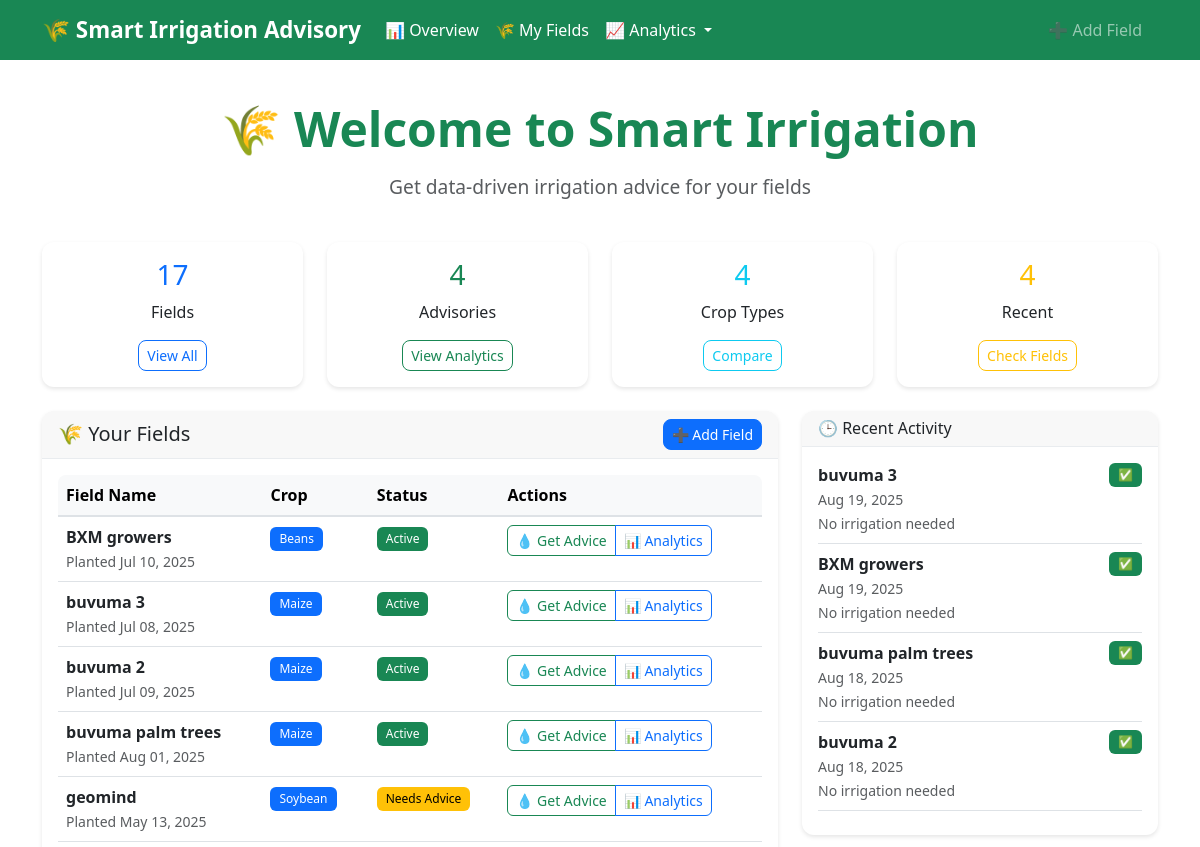
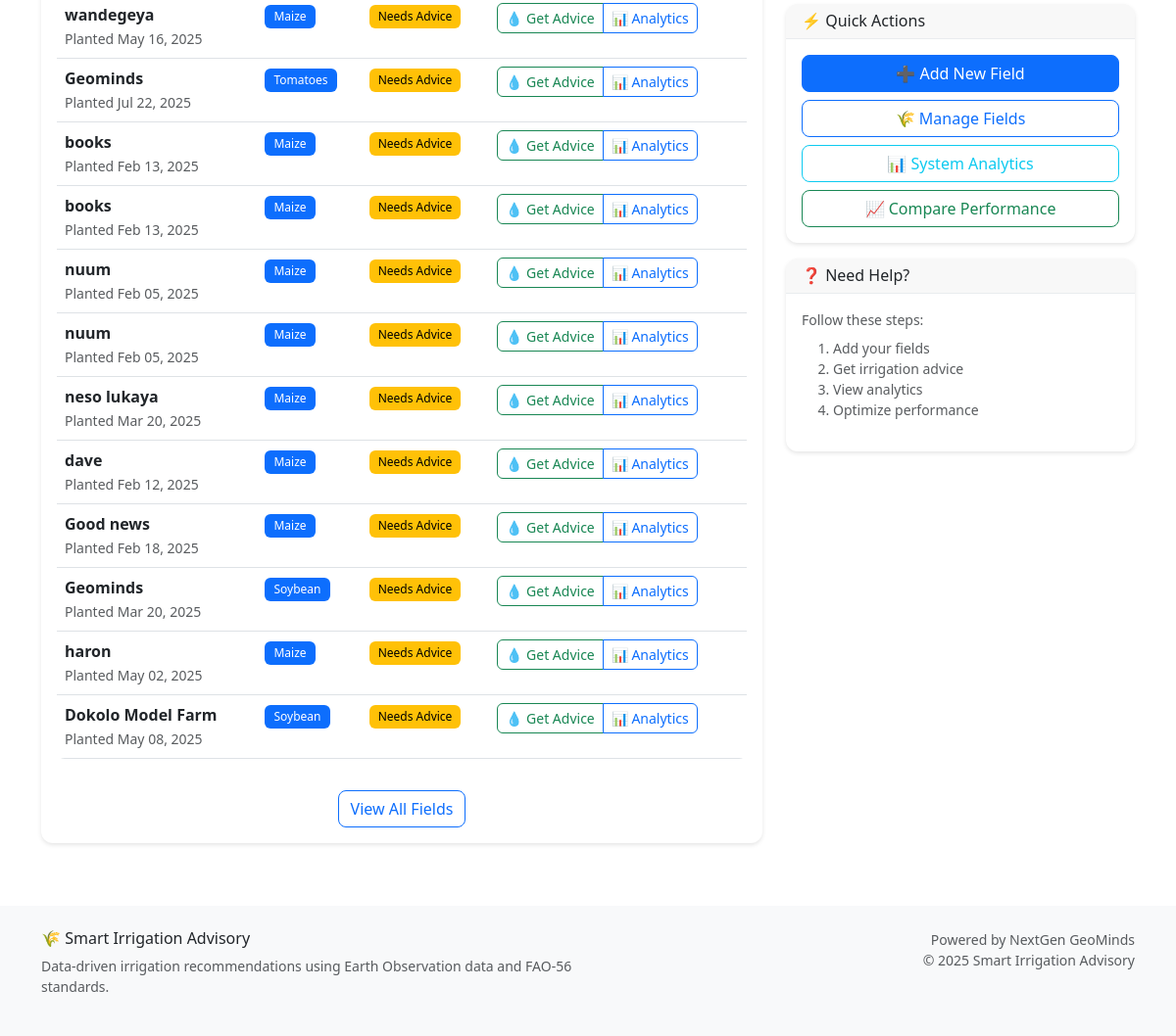
/dashboard/, run on the app's committed database (2 pictures, top to bottom).
### advisory/models.py (models this page shows, shortened)
class FarmField(models.Model):
    CROP_CHOICES = [
        ("maize", "Maize"),
        ("soybean", "Soybean"),
        ("rice", "Rice"),
        ("wheat", "Wheat"),
        ("sugarcane", "Sugarcane"),
        ("cotton", "Cotton"),
        ("beans", "Beans"),
        ("potatoes", "Potatoes"),
        ("tomatoes", "Tomatoes"),
        ("cassava", "Cassava"),
    ]
    SOIL_CHOICES = [
        ("clay", "Clay"),
        ("loam", "Loam"),
        ("sandy", "Sandy"),
        ("silt", "Silt"),
        ("clay_loam", "Clay Loam"),
        ("sandy_loam", "Sandy Loam"),
    ]
    name = models.CharField(max_length=100)
    latitude = models.FloatField(_('Latitude'), validators=[
        MinValueValidator(-90.0), MaxValueValidator(90.0)])
    longitude = models.FloatField(_('Longitude'), validators=[
        MinValueValidator(-180.0), MaxValueValidator(180.0)])
    soil_type = models.CharField(
        choices=SOIL_CHOICES, max_length=20, default="loam", null=True, blank=True)
    crop_type = models.CharField(
        choices=CROP_CHOICES, max_length=20, default="maize")
    planting_date = models.DateField(_('Planting Date'), default=date.today)
    field_area_ha = models.FloatField(
        _('Field Area (ha)'),
        validators=[MinValueValidator(0.1), MaxValueValidator(1000.0)],
        null=True, blank=True,
        help_text="Field area in hectares"
    )
    elevation = models.FloatField(
        _('Elevation (m)'),
        null=True, blank=True,
        help_text="Field elevation in meters"
    )
    created_at = models.DateTimeField(auto_now_add=True)
    updated_at = models.DateTimeField(auto_now=True)
    class Meta:
        ordering = ['-created_at']
        verbose_name = 'Farm Field'
        verbose_name_plural = 'Farm Fields'

class IrrigationAdvisory(models.Model):
    field = models.ForeignKey(
        FarmField, on_delete=models.CASCADE, related_name='advisories')
    date = models.DateField(default=date.today)
    crop_stage = models.CharField(max_length=50, default="Initial")
    eto = models.FloatField(default=0.0)  # mm/day
    rainfall = models.FloatField(default=0.0)  # mm/week
    kc = models.FloatField(default=0.0)  # Crop Coefficient
    water_need = models.FloatField(default=0.0)  # mm/week
    water_deficit = models.FloatField(default=0.0)
    recommendation = models.TextField(blank=True)
    soil_moisture = models.FloatField(
        default=0.0,
        help_text="Soil moisture percentage"
    )
    irrigation_recommended = models.BooleanField(default=False)
    irrigation_volume = models.FloatField(
        default=0.0,
        help_text="Recommended irrigation volume in mm"
    )
    confidence_score = models.FloatField(
        default=0.0,
        validators=[MinValueValidator(0.0), MaxValueValidator(1.0)],
        help_text="Confidence in recommendation (0-1)"
    )
    data_source = models.CharField(
        max_length=50,
        default="simulated",
        help_text="Source of weather data (GEE, API, simulated)"
    )
    class Meta:
        ordering = ['-date']
        verbose_name = 'Irrigation Advisory'
        verbose_name_plural = 'Irrigation Advisories'
        get_latest_by = 'date'

### advisory/views.py (the view)
# urls.py: path('dashboard/', views.dashboard_view, name='dashboard'),
def dashboard_view(request):
    fields = FarmField.objects.all()
    total_fields = fields.count()
    total_advisories = IrrigationAdvisory.objects.count()
    crop_summary = {}
    for field in fields:
        crop = field.crop_type
        if crop not in crop_summary:
            crop_summary[crop] = 0
        crop_summary[crop] += 1
    recent_advisories = IrrigationAdvisory.objects.select_related(
        'field').order_by('-date')[:5]
    context = {
        'total_fields': total_fields,
        'total_advisories': total_advisories,
        'crop_summary': crop_summary,
        'recent_advisories': recent_advisories,
        'fields': fields
    }
    return render(request, 'advisory/dashboard.html', context)

### templates/advisory/dashboard.html (shortened to what this page needs)
{% extends "base.html" %} {% block title %}Dashboard{% endblock %}  {% block content %}
<div class="container mt-4">
  <div class="row mb-4">
    <div class="col-12">
      <div class="text-center">
        <h1 class="display-5 mb-3">🌾 Welcome to Smart Irrigation</h1>
        <p class="lead text-muted">Get data-driven irrigation advice for your fields</p>
      </div>
    </div>
  </div>
  <div class="row mb-4">
    <div class="col-md-3">
      <div class="card text-center h-100">
        <div class="card-body">
          <h3 class="text-primary">{{ total_fields }}</h3>
          <p class="card-text">Fields</p>
          {% if total_fields > 0 %}
          <a href="{% url 'advisory:field_list' %}" class="btn btn-outline-primary btn-sm">View All</a>
          {% endif %}
        </div>
      </div>
    </div>
    <div class="col-md-3">
      <div class="card text-center h-100">
        <div class="card-body">
          <h3 class="text-success">{{ total_advisories }}</h3>
          <p class="card-text">Advisories</p>
          {% if total_advisories > 0 %}
          <a href="{% url 'advisory:system_analytics' %}" class="btn btn-outline-success btn-sm">View Analytics</a>
          {% endif %}
        </div>
      </div>
    </div>
    <div class="col-md-3">
      <div class="card text-center h-100">
        <div class="card-body">
          <h3 class="text-info">{{ crop_summary|length }}</h3>
          <p class="card-text">Crop Types</p>
          {% if crop_summary %}
          <a href="{% url 'advisory:performance_comparison' %}" class="btn btn-outline-info btn-sm">Compare</a>
          {% endif %}
        </div>
      </div>
    </div>
    <div class="col-md-3">
      <div class="card text-center h-100">
        <div class="card-body">
          <h3 class="text-warning">{% if recent_advisories %} {{ recent_advisories|length }} {% else %} 0 {% endif %}</h3>
          <p class="card-text">Recent</p>
          {% if recent_advisories %}
          <a href="{% url 'advisory:field_list' %}" class="btn btn-outline-warning btn-sm">Check Fields</a>
          {% endif %}
        </div>
      </div>
    </div>
  </div>
  <div class="row">
    <div class="col-md-8">
      <div class="card">
        <div class="card-header d-flex justify-content-between align-items-center">
          <h5 class="mb-0">🌾 Your Fields</h5>
          <a href="{% url 'advisory:create_field' %}" class="btn btn-primary btn-sm"> ➕ Add Field </a>
        </div>
        <div class="card-body">
          {% if fields %}
          <div class="table-responsive">
            <table class="table table-hover">
              <thead class="table-light">
                <tr>
                  <th>Field Name</th>
                  <th>Crop</th>
                  <th>Status</th>
                  <th>Actions</th>
                </tr>
              </thead>
              <tbody>
                {% for field in fields %}
                <tr>
                  <td>
                    <strong>{{ field.name }}</strong>
                    <br /><small class="text-muted">Planted {{ field.planting_date|date:"M d, Y" }}</small>
                  </td>
                  <td>
                    <span class="badge bg-primary">{{ field.crop_type|title }}</span>
                  </td>
                  <td>
                    {% if field.advisories.count > 0 %}
                    <span class="badge bg-success">Active</span>
                    {% else %}
                    <span class="badge bg-warning">Needs Advice</span>
                    {% endif %}
                  </td>
                  <td>
                    <div class="btn-group btn-group-sm">
                      <a href="{% url 'advisory:get_advice' field.id %}" class="btn btn-outline-success"> 💧 Get Advice </a>
                      <a href="{% url 'advisory:field_analytics' field.id %}" class="btn btn-outline-primary"> 📊 Analytics </a>
                    </div>
                  </td>
                </tr>
                {% endfor %}
              </tbody>
            </table>
          </div>
          <div class="text-center mt-3">
            <a href="{% url 'advisory:field_list' %}" class="btn btn-outline-primary"> View All Fields </a>
          </div>
          {% else %}
          <div class="text-center py-4">
            <p class="text-muted">No fields registered yet.</p>
            <a href="{% url 'advisory:create_field' %}" class="btn btn-primary"> Create Your First Field </a>
          </div>
          {% endif %}
        </div>
      </div>
    </div>
    <div class="col-md-4">
      {% if recent_advisories %}
      <div class="card mb-3">
        <div class="card-header">
          <h6 class="mb-0">🕒 Recent Activity</h6>
        </div>
        <div class="card-body">
          {% for advisory in recent_advisories %}
          <div class="border-bottom pb-2 mb-2">
            <div class="d-flex justify-content-between align-items-start">
              <div>
                <strong>{{ advisory.field.name }}</strong>
                <br />
                <small class="text-muted">{{ advisory.date|date:"M d, Y" }}</small>
              </div>
              <span class="badge {% if advisory.irrigation_recommended %}bg-warning{% else %}bg-success{% endif %}">
                {% if advisory.irrigation_recommended %}💧{% else %}✅{% endif %}
              </span>
            </div>
            <small class="text-muted">
              {% if advisory.irrigation_recommended %} {{ advisory.irrigation_volume|floatformat:1 }}mm recommended {% else %} No irrigation needed {% endif %}
            </small>
          </div>
          {% endfor %}
        </div>
      </div>
      {% endif %}
      <div class="card mb-3">
        <div class="card-header">
          <h6 class="mb-0">⚡ Quick Actions</h6>
        </div>
        <div class="card-body">
          <a href="{% url 'advisory:create_field' %}" class="btn btn-primary w-100 mb-2"> ➕ Add New Field </a>
          <a href="{% url 'advisory:field_list' %}" class="btn btn-outline-primary w-100 mb-2"> 🌾 Manage Fields </a>
          <a href="{% url 'advisory:system_analytics' %}" class="btn btn-outline-info w-100 mb-2"> 📊 System Analytics </a>
          <a href="{% url 'advisory:performance_comparison' %}" class="btn btn-outline-success w-100"> 📈 Compare Performance </a>
        </div>
      </div>
      <div class="card">
        <div class="card-header">
          <h6 class="mb-0">❓ Need Help?</h6>
        </div>
        <div class="card-body">
          <p class="small text-muted mb-2">Follow these steps:</p>
          <ol class="small text-muted">
            <li>Add your fields</li>
            <li>Get irrigation advice</li>
            <li>View analytics</li>
            <li>Optimize performance</li>
          </ol>
        </div>
      </div>
    </div>
  </div>
</div>
{% endblock %}

### static/css/main.css (style rules this page uses)
:root { --primary-green: #198754; --light-green: #20c997; --dark-green: #146c43; --success-bg: #d1e7dd; --success-border: #badbcc; }
.card { border: none; box-shadow: 0 2px 4px rgba(0,0,0,0.1); transition: all 0.3s ease; border-radius: 12px; }
.card-header { border-bottom: 1px solid #e9ecef; font-weight: 600; border-radius: 12px 12px 0 0 !important; }
.btn { border-radius: 8px; font-weight: 500; transition: all 0.3s ease; }
.btn-group .btn { border-radius: 6px; }
.badge { font-weight: 500; padding: 0.5em 0.75em; }
.table { border-radius: 8px; overflow: hidden; }
.table thead th { background-color: #f8f9fa; border-bottom: 2px solid #dee2e6; font-weight: 600; }
.display-5 { font-weight: 700; color: #198754; }
.lead { font-size: 1.2rem; font-weight: 400; }
.badge.bg-success { background-color: #198754 !important; }
.badge.bg-warning { background-color: #ffc107 !important; color: #000 !important; }

### data on the page
FarmField: name "BXM growers", planting_date "Jul 10, 2025", crop_type "Beans", shows "Active"
FarmField: name "buvuma 3", planting_date "Jul 08, 2025", crop_type "Maize", shows "Active"
FarmField: name "buvuma 2", planting_date "Jul 09, 2025", crop_type "Maize", shows "Active"
FarmField: name "buvuma palm trees", planting_date "Aug 01, 2025", crop_type "Maize", shows "Active"
FarmField: name "geomind", planting_date "May 13, 2025", crop_type "Soybean", shows "Needs Advice"
FarmField: name "wandegeya", planting_date "May 16, 2025", crop_type "Maize", shows "Needs Advice"
FarmField: name "Geominds", planting_date "Jul 22, 2025", crop_type "Tomatoes", shows "Needs Advice"
FarmField: name "books", planting_date "Feb 13, 2025", crop_type "Maize", shows "Needs Advice"
FarmField: name "books", planting_date "Feb 13, 2025", crop_type "Maize", shows "Needs Advice"
FarmField: name "nuum", planting_date "Feb 05, 2025", crop_type "Maize", shows "Needs Advice"
FarmField: name "nuum", planting_date "Feb 05, 2025", crop_type "Maize", shows "Needs Advice"
FarmField: name "neso lukaya", planting_date "Mar 20, 2025", crop_type "Maize", shows "Needs Advice"
FarmField: name "dave", planting_date "Feb 12, 2025", crop_type "Maize", shows "Needs Advice"
FarmField: name "Good news", planting_date "Feb 18, 2025", crop_type "Maize", shows "Needs Advice"
FarmField: name "Geominds", planting_date "Mar 20, 2025", crop_type "Soybean", shows "Needs Advice"
FarmField: name "haron", planting_date "May 02, 2025", crop_type "Maize", shows "Needs Advice"
FarmField: name "Dokolo Model Farm", planting_date "May 08, 2025", crop_type "Soybean", shows "Needs Advice"
IrrigationAdvisory: field.name "buvuma 3", date "Aug 19, 2025", irrigation_recommended "No irrigation needed"
IrrigationAdvisory: field.name "BXM growers", date "Aug 19, 2025", irrigation_recommended "No irrigation needed"
IrrigationAdvisory: field.name "buvuma palm trees", date "Aug 18, 2025", irrigation_recommended "No irrigation needed"
IrrigationAdvisory: field.name "buvuma 2", date "Aug 18, 2025", irrigation_recommended "No irrigation needed"

### other printed values
{{ total_fields }} "17"
{{ total_advisories }} "4"
{{ crop_summary|length }} "4"
{{ recent_advisories|length }} "4"
